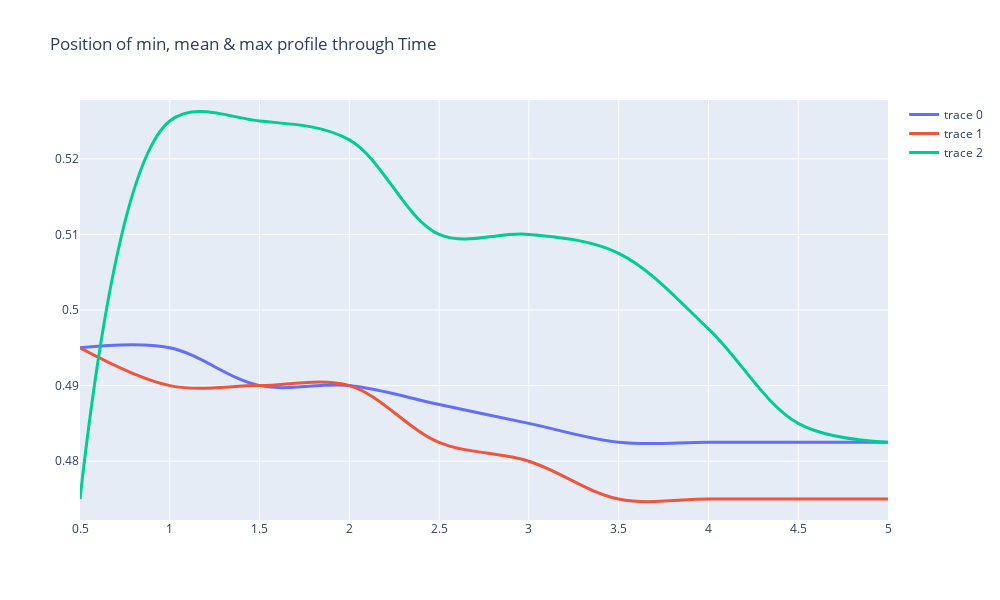

Notebook code cell kept with this figure:
### Code cell
morpho.timeProfiles(pData = zpos, pDist = timeMA, width = 1000, height = 600, linesize = 3,
                    title = 'Position of min, mean & max profile through Time')

### Figure 1 — Plotly figure (JSON) as saved in the notebook; plotly's stock layout.template omitted (floating-point values rounded to 4 significant figures)
{"data": [{"line": {"shape": "spline", "width": 3}, "mode": "lines", "type": "scatter", "x": [0.5, 1, 1.5, 2, 2.5, 3, 3.5, 4, 4.5, 5], "y": [0.495, 0.495, 0.49, 0.49, 0.4875, 0.485, 0.4825, 0.4825, 0.4825, 0.4825]}, {"line": {"shape": "spline", "width": 3}, "mode": "lines", "type": "scatter", "x": [0.5, 1, 1.5, 2, 2.5, 3, 3.5, 4, 4.5, 5], "y": [0.495, 0.49, 0.49, 0.49, 0.4825, 0.48, 0.475, 0.475, 0.475, 0.475]}, {"line": {"shape": "spline", "width": 3}, "mode": "lines", "type": "scatter", "x": [0.5, 1, 1.5, 2, 2.5, 3, 3.5, 4, 4.5, 5], "y": [0.475, 0.525, 0.525, 0.5225, 0.51, 0.51, 0.5075, 0.4975, 0.485, 0.4825]}], "layout": {"height": 600, "title": {"text": "Position of min, mean & max profile through Time"}, "width": 1000}}
